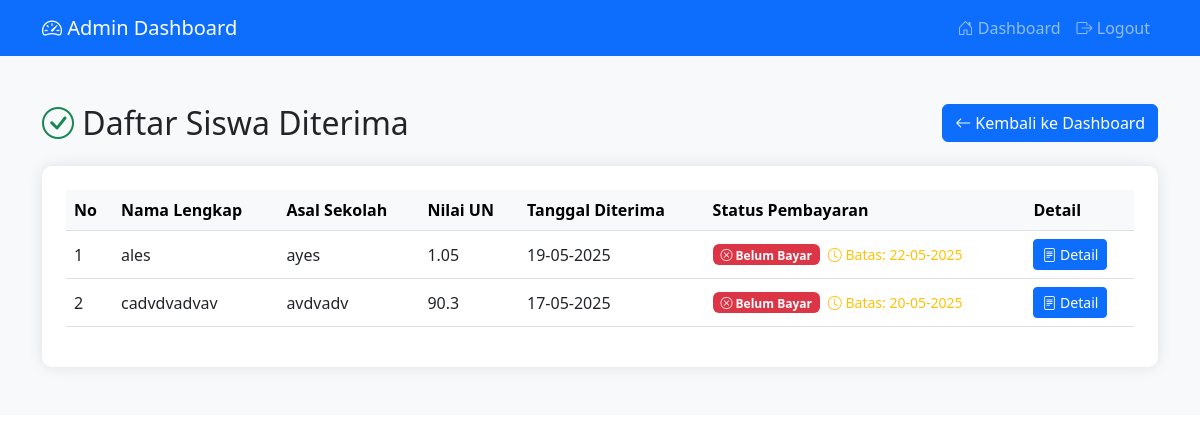
Page /admin/daftar-diterima (signed in) on the earlier database version.
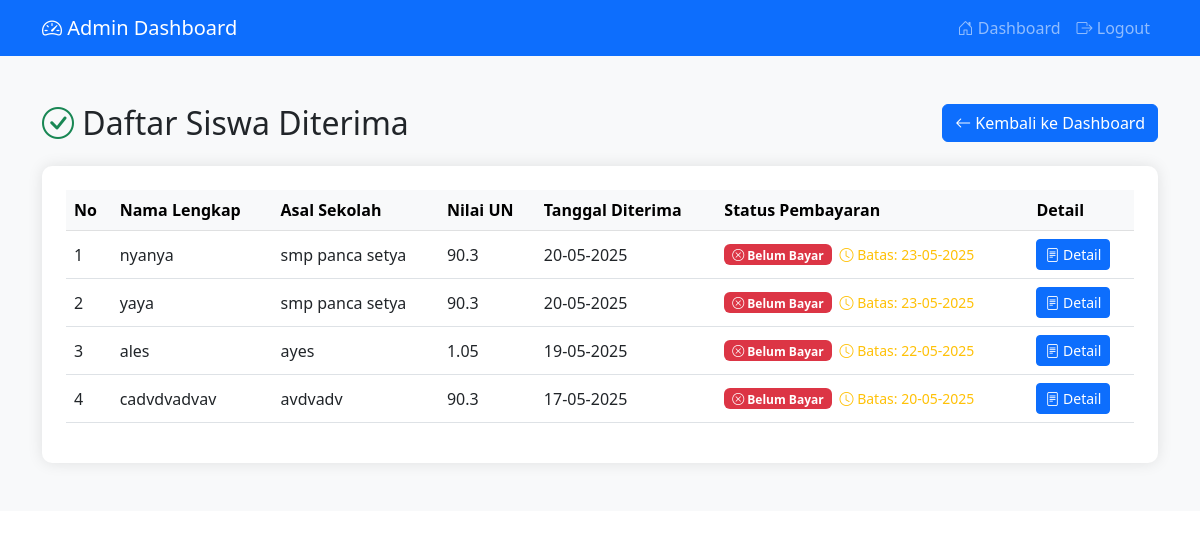
Same page on the later database version.
### app/models.py (models this page shows)
class Pendaftaran(db.Model):
    __tablename__ = 'pendaftaran'
    id = db.Column(db.Integer, primary_key=True)
    nama_lengkap = db.Column(db.String(150), nullable=False)
    tempat_lahir = db.Column(db.String(100), nullable=False)
    tanggal_lahir = db.Column(db.Date, nullable=False)
    jenis_kelamin = db.Column(db.String(20), nullable=False)
    alamat = db.Column(db.Text, nullable=False)
    nomor_hp = db.Column(db.String(15), nullable=False)
    asal_sekolah = db.Column(db.String(150), nullable=False)
    nilai_un = db.Column(db.Float, nullable=False)
    status = db.Column(db.String(20), default='Pending')
    tanggal_daftar = db.Column(db.DateTime, default=datetime.utcnow)
    user_id = db.Column(db.Integer, db.ForeignKey('user.id'), nullable=False)
    diproses_oleh = db.Column(db.Integer, db.ForeignKey('user.id'), nullable=True)
    tanggal_diproses = db.Column(db.DateTime, nullable=True)
    catatan_admin = db.Column(db.Text, nullable=True)

### app/routes/admin.py (the view)
@admin_bp.route('/daftar-diterima')  # Changed URL pattern
@login_required
@admin_required
def daftar_diterima():
    logger.info(f"Admin {current_user.username} viewing accepted applications")
    try:
        diterima = Pendaftaran.query.filter_by(status='Diterima')\
            .order_by(Pendaftaran.tanggal_diproses.desc()).all()
        now = datetime.utcnow()
        return render_template('admin/diterima.html',
                             diterima=diterima,
                             title="Daftar Siswa Diterima",
                             now=now,
                             timedelta=timedelta)
    except Exception as e:
        logger.error(f"Error loading accepted applications: {str(e)}")
        flash('Terjadi kesalahan saat memuat data.', 'danger')
        return redirect(url_for('admin_bp.dashboard_admin'))

### app/__init__.py (called while the page is built)
def create_app():
    app = Flask(__name__)
    app.config.from_object(Config)
    db.init_app(app)
    login_manager.init_app(app)
    Migrate(app, db)
    from .routes.auth import auth_bp
    from .routes.main import main_bp
    from .routes.admin import admin_bp
    app.register_blueprint(auth_bp)
    app.register_blueprint(main_bp)
    app.register_blueprint(admin_bp, url_prefix='/admin')
    from .models import User
    @login_manager.user_loader
    def load_user(user_id):
        return User.query.get(int(user_id))
    return app

### app/routes/admin.py (called while the page is built)
def admin_required(f):
    @wraps(f)
    def decorated_function(*args, **kwargs):
        if not current_user.is_authenticated or not current_user.is_admin:
            logger.warning(f"Unauthorized access attempt by user: {current_user}")
            flash('Anda tidak memiliki akses ke halaman ini', 'danger')
            return redirect(url_for('main_bp.home'))
        return f(*args, **kwargs)
    return decorated_function

### app/templates/admin/diterima.html (shortened to what this page needs)
<!DOCTYPE html>
<html lang="en">
<head>
    <link href="https://cdn.jsdelivr.net/npm/bootstrap@5.3.0/dist/css/bootstrap.min.css" rel="stylesheet">
    <link rel="stylesheet" href="https://cdn.jsdelivr.net/npm/bootstrap-icons@1.7.2/font/bootstrap-icons.css">
</head>
<body>
    <nav class="navbar navbar-expand-lg navbar-dark bg-primary sticky-top">
        <div class="container">
            <a class="navbar-brand" href="{{ url_for('admin_bp.dashboard_admin') }}">
                <i class="bi bi-speedometer2"></i> Admin Dashboard
            </a>
            <div class="collapse navbar-collapse" id="navbarNav">
                <ul class="navbar-nav ms-auto">
                    <li class="nav-item">
                        <a class="nav-link" href="{{ url_for('admin_bp.dashboard_admin') }}">
                            <i class="bi bi-house-door"></i> Dashboard
                        </a>
                    </li>
                    <li class="nav-item">
                        <a class="nav-link" href="{{ url_for('auth_bp.logout') }}">
                            <i class="bi bi-box-arrow-right"></i> Logout
                        </a>
                    </li>
                </ul>
            </div>
        </div>
    </nav>
    <section class="py-5 bg-light">
        <div class="container">
            <div class="d-flex justify-content-between align-items-center mb-4">
                <h2 class="mb-0">
                    <i class="bi bi-check-circle text-success"></i>
                    Daftar Siswa Diterima
                </h2>
                <a href="{{ url_for('admin_bp.dashboard_admin') }}" class="btn btn-primary">
                    <i class="bi bi-arrow-left"></i> Kembali ke Dashboard
                </a>
            </div>
            <div class="table-container p-4">
                <div class="table-responsive">
                    <table class="table table-hover align-middle">
                        <thead class="table-light">
                            <tr>
                                <th>No</th>
                                <th>Nama Lengkap</th>
                                <th>Asal Sekolah</th>
                                <th>Nilai UN</th>
                                <th>Tanggal Diterima</th>
                                <th>Status Pembayaran</th>
                                <th>Detail</th>
                            </tr>
                        </thead>
                        <tbody>
                            {% if diterima %}
                                {% for p in diterima %}
                                <tr>
                                    <td>{{ loop.index }}</td>
                                    <td>{{ p.nama_lengkap }}</td>
                                    <td>{{ p.asal_sekolah }}</td>
                                    <td>{{ p.nilai_un }}</td>
                                    <td>{{ p.tanggal_diproses.strftime('%d-%m-%Y') }}</td>
                                    <td>
                                        {% if p.bukti_pembayaran %}
                                            <div class="d-flex align-items-center">
                                                <span class="badge bg-success me-2">
                                                    <i class="bi bi-check-circle"></i> Sudah Bayar
                                                </span>
                                                <small class="text-muted">
                                                    {{ p.tanggal_upload_pembayaran.strftime('%d-%m-%Y %H:%M') }}
                                                </small>
                                                <a href="{{ url_for('static', filename='uploads/payments/' + p.bukti_pembayaran) }}"
                                                   class="btn btn-sm btn-info text-white ms-2" target="_blank">
                                                    <i class="bi bi-eye"></i> Bukti
                                                </a>
                                            </div>
                                        {% else %}
                                            <div class="d-flex align-items-center">
                                                <span class="badge bg-danger me-2">
                                                    <i class="bi bi-x-circle"></i> Belum Bayar
                                                </span>
                                                <small class="text-warning">
                                                    <i class="bi bi-clock"></i>
                                                    Batas: {{ (p.tanggal_diproses + timedelta(days=3)).strftime('%d-%m-%Y') }}
                                                </small>
                                            </div>
                                        {% endif %}
                                    </td>
                                    <td>
                                        <button class="btn btn-sm btn-primary" data-bs-toggle="modal" data-bs-target="#detailModal{{ p.id }}">
                                            <i class="bi bi-file-text"></i> Detail
                                        </button>
                                    </td>
                                </tr>
                                {% endfor %}
                            {% endif %}
                        </tbody>
                    </table>
                </div>
            </div>
        </div>
    </section>
</body>
</html>

### app/templates/admin/diterima.html (style rules this page uses)
.table-container { background: white; border-radius: 10px; box-shadow: 0 0 15px rgba(0,0,0,0.1); }

Differences in the rows shown:
added Pendaftaran: nama_lengkap "nyanya", asal_sekolah "smp panca setya", nilai_un "90.3", tanggal_diproses "20-05-2025", tanggal_diproses "23-05-2025"
added Pendaftaran: nama_lengkap "yaya", asal_sekolah "smp panca setya", nilai_un "90.3", tanggal_diproses "20-05-2025", tanggal_diproses "23-05-2025"
